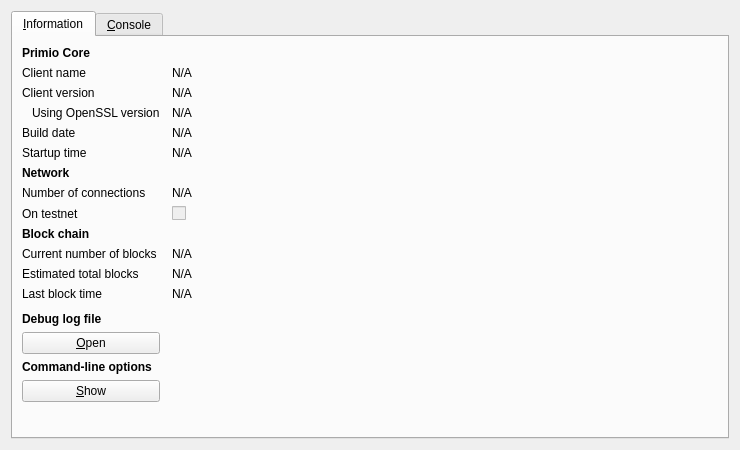
<?xml version="1.0" encoding="UTF-8"?>
<ui version="4.0">
 <class>RPCConsole</class>
 <widget class="QDialog" name="RPCConsole">
  <property name="geometry">
   <rect>
    <x>0</x>
    <y>0</y>
    <width>740</width>
    <height>450</height>
   </rect>
  </property>
  <property name="windowTitle">
   <string>Primio - Debug window</string>
  </property>
  <layout class="QVBoxLayout" name="verticalLayout_2">
   <item>
    <widget class="QTabWidget" name="tabWidget">
     <property name="currentIndex">
      <number>0</number>
     </property>
     <widget class="QWidget" name="tab_info">
      <attribute name="title">
       <string>&amp;Information</string>
      </attribute>
      <layout class="QGridLayout" name="gridLayout" columnstretch="0,1">
       <property name="horizontalSpacing">
        <number>12</number>
       </property>
       <item row="0" column="0">
        <widget class="QLabel" name="label_9">
         <property name="font">
          <font>
           <weight>75</weight>
           <bold>true</bold>
          </font>
         </property>
         <property name="text">
          <string>Primio Core</string>
         </property>
        </widget>
       </item>
       <item row="1" column="0">
        <widget class="QLabel" name="label_5">
         <property name="text">
          <string>Client name</string>
         </property>
        </widget>
       </item>
       <item row="1" column="1">
        <widget class="QLabel" name="clientName">
         <property name="cursor">
          <cursorShape>IBeamCursor</cursorShape>
         </property>
         <property name="text">
          <string>N/A</string>
         </property>
         <property name="textFormat">
          <enum>Qt::PlainText</enum>
         </property>
         <property name="textInteractionFlags">
          <set>Qt::LinksAccessibleByMouse|Qt::TextSelectableByKeyboard|Qt::TextSelectableByMouse</set>
         </property>
        </widget>
       </item>
       <item row="2" column="0">
        <widget class="QLabel" name="label_6">
         <property name="text">
          <string>Client version</string>
         </property>
        </widget>
       </item>
       <item row="2" column="1">
        <widget class="QLabel" name="clientVersion">
         <property name="cursor">
          <cursorShape>IBeamCursor</cursorShape>
         </property>
         <property name="text">
          <string>N/A</string>
         </property>
         <property name="textFormat">
          <enum>Qt::PlainText</enum>
         </property>
         <property name="textInteractionFlags">
          <set>Qt::LinksAccessibleByMouse|Qt::TextSelectableByKeyboard|Qt::TextSelectableByMouse</set>
         </property>
        </widget>
       </item>
       <item row="3" column="0">
        <widget class="QLabel" name="label_14">
         <property name="text">
          <string>Using OpenSSL version</string>
         </property>
         <property name="indent">
          <number>10</number>
         </property>
        </widget>
       </item>
       <item row="3" column="1">
        <widget class="QLabel" name="openSSLVersion">
         <property name="cursor">
          <cursorShape>IBeamCursor</cursorShape>
         </property>
         <property name="text">
          <string>N/A</string>
         </property>
         <property name="textFormat">
          <enum>Qt::PlainText</enum>
         </property>
         <property name="textInteractionFlags">
          <set>Qt::LinksAccessibleByMouse|Qt::TextSelectableByKeyboard|Qt::TextSelectableByMouse</set>
         </property>
        </widget>
       </item>
       <item row="4" column="0">
        <widget class="QLabel" name="label_12">
         <property name="text">
          <string>Build date</string>
         </property>
        </widget>
       </item>
       <item row="4" column="1">
        <widget class="QLabel" name="buildDate">
         <property name="cursor">
          <cursorShape>IBeamCursor</cursorShape>
         </property>
         <property name="text">
          <string>N/A</string>
         </property>
         <property name="textFormat">
          <enum>Qt::PlainText</enum>
         </property>
         <property name="textInteractionFlags">
          <set>Qt::LinksAccessibleByMouse|Qt::TextSelectableByKeyboard|Qt::TextSelectableByMouse</set>
         </property>
        </widget>
       </item>
       <item row="5" column="0">
        <widget class="QLabel" name="label_13">
         <property name="text">
          <string>Startup time</string>
         </property>
        </widget>
       </item>
       <item row="5" column="1">
        <widget class="QLabel" name="startupTime">
         <property name="cursor">
          <cursorShape>IBeamCursor</cursorShape>
         </property>
         <property name="text">
          <string>N/A</string>
         </property>
         <property name="textFormat">
          <enum>Qt::PlainText</enum>
         </property>
         <property name="textInteractionFlags">
          <set>Qt::LinksAccessibleByMouse|Qt::TextSelectableByKeyboard|Qt::TextSelectableByMouse</set>
         </property>
        </widget>
       </item>
       <item row="6" column="0">
        <widget class="QLabel" name="label_11">
         <property name="font">
          <font>
           <weight>75</weight>
           <bold>true</bold>
          </font>
         </property>
         <property name="text">
          <string>Network</string>
         </property>
        </widget>
       </item>
       <item row="7" column="0">
        <widget class="QLabel" name="label_7">
         <property name="text">
          <string>Number of connections</string>
         </property>
        </widget>
       </item>
       <item row="7" column="1">
        <widget class="QLabel" name="numberOfConnections">
         <property name="cursor">
          <cursorShape>IBeamCursor</cursorShape>
         </property>
         <property name="text">
          <string>N/A</string>
         </property>
         <property name="textFormat">
          <enum>Qt::PlainText</enum>
         </property>
         <property name="textInteractionFlags">
          <set>Qt::LinksAccessibleByMouse|Qt::TextSelectableByKeyboard|Qt::TextSelectableByMouse</set>
         </property>
        </widget>
       </item>
       <item row="8" column="0">
        <widget class="QLabel" name="label_8">
         <property name="text">
          <string>On testnet</string>
         </property>
        </widget>
       </item>
       <item row="8" column="1">
        <widget class="QCheckBox" name="isTestNet">
         <property name="enabled">
          <bool>false</bool>
         </property>
         <property name="text">
          <string/>
         </property>
        </widget>
       </item>
       <item row="9" column="0">
        <widget class="QLabel" name="label_10">
         <property name="font">
          <font>
           <weight>75</weight>
           <bold>true</bold>
          </font>
         </property>
         <property name="text">
          <string>Block chain</string>
         </property>
        </widget>
       </item>
       <item row="10" column="0">
        <widget class="QLabel" name="label_3">
         <property name="text">
          <string>Current number of blocks</string>
         </property>
        </widget>
       </item>
       <item row="10" column="1">
        <widget class="QLabel" name="numberOfBlocks">
         <property name="cursor">
          <cursorShape>IBeamCursor</cursorShape>
         </property>
         <property name="text">
          <string>N/A</string>
         </property>
         <property name="textFormat">
          <enum>Qt::PlainText</enum>
         </property>
         <property name="textInteractionFlags">
          <set>Qt::LinksAccessibleByMouse|Qt::TextSelectableByKeyboard|Qt::TextSelectableByMouse</set>
         </property>
        </widget>
       </item>
       <item row="11" column="0">
        <widget class="QLabel" name="label_4">
         <property name="text">
          <string>Estimated total blocks</string>
         </property>
        </widget>
       </item>
       <item row="11" column="1">
        <widget class="QLabel" name="totalBlocks">
         <property name="cursor">
          <cursorShape>IBeamCursor</cursorShape>
         </property>
         <property name="text">
          <string>N/A</string>
         </property>
         <property name="textFormat">
          <enum>Qt::PlainText</enum>
         </property>
         <property name="textInteractionFlags">
          <set>Qt::LinksAccessibleByMouse|Qt::TextSelectableByKeyboard|Qt::TextSelectableByMouse</set>
         </property>
        </widget>
       </item>
       <item row="12" column="0">
        <widget class="QLabel" name="label_2">
         <property name="text">
          <string>Last block time</string>
         </property>
        </widget>
       </item>
       <item row="12" column="1">
        <widget class="QLabel" name="lastBlockTime">
         <property name="cursor">
          <cursorShape>IBeamCursor</cursorShape>
         </property>
         <property name="text">
          <string>N/A</string>
         </property>
         <property name="textFormat">
          <enum>Qt::PlainText</enum>
         </property>
         <property name="textInteractionFlags">
          <set>Qt::LinksAccessibleByMouse|Qt::TextSelectableByKeyboard|Qt::TextSelectableByMouse</set>
         </property>
        </widget>
       </item>
       <item row="13" column="0">
        <spacer name="verticalSpacer_2">
         <property name="orientation">
          <enum>Qt::Vertical</enum>
         </property>
         <property name="sizeHint" stdset="0">
          <size>
           <width>20</width>
           <height>20</height>
          </size>
         </property>
        </spacer>
       </item>
       <item row="14" column="0">
        <widget class="QLabel" name="labelDebugLogfile">
         <property name="font">
          <font>
           <weight>75</weight>
           <bold>true</bold>
          </font>
         </property>
         <property name="text">
          <string>Debug log file</string>
         </property>
        </widget>
       </item>
       <item row="15" column="0">
        <widget class="QPushButton" name="openDebugLogfileButton">
         <property name="toolTip">
          <string>Open the Primio debug log file from the current data directory. This can take a few seconds for large log files.</string>
         </property>
         <property name="text">
          <string>&amp;Open</string>
         </property>
         <property name="autoDefault">
          <bool>false</bool>
         </property>
        </widget>
       </item>
       <item row="16" column="0">
        <widget class="QLabel" name="labelCLOptions">
         <property name="font">
          <font>
           <weight>75</weight>
           <bold>true</bold>
          </font>
         </property>
         <property name="text">
          <string>Command-line options</string>
         </property>
        </widget>
       </item>
       <item row="17" column="0">
        <widget class="QPushButton" name="showCLOptionsButton">
         <property name="toolTip">
          <string>Show the Primio-Qt help message to get a list with possible Bitcoin command-line options.</string>
         </property>
         <property name="text">
          <string>&amp;Show</string>
         </property>
         <property name="autoDefault">
          <bool>false</bool>
         </property>
        </widget>
       </item>
       <item row="18" column="0">
        <spacer name="verticalSpacer">
         <property name="orientation">
          <enum>Qt::Vertical</enum>
         </property>
         <property name="sizeHint" stdset="0">
          <size>
           <width>20</width>
           <height>40</height>
          </size>
         </property>
        </spacer>
       </item>
      </layout>
     </widget>
     <widget class="QWidget" name="tab_console">
      <attribute name="title">
       <string>&amp;Console</string>
      </attribute>
      <layout class="QVBoxLayout" name="verticalLayout_3">
       <property name="spacing">
        <number>3</number>
       </property>
       <item>
        <widget class="QTextEdit" name="messagesWidget">
         <property name="minimumSize">
          <size>
           <width>0</width>
           <height>100</height>
          </size>
         </property>
         <property name="readOnly">
          <bool>true</bool>
         </property>
         <property name="tabKeyNavigation" stdset="0">
          <bool>false</bool>
         </property>
         <property name="columnCount" stdset="0">
          <number>2</number>
         </property>
        </widget>
       </item>
       <item>
        <layout class="QHBoxLayout" name="horizontalLayout">
         <property name="spacing">
          <number>3</number>
         </property>
         <item>
          <widget class="QLabel" name="label">
           <property name="text">
            <string notr="true">&gt;</string>
           </property>
          </widget>
         </item>
         <item>
          <widget class="QLineEdit" name="lineEdit"/>
         </item>
         <item>
          <widget class="QPushButton" name="clearButton">
           <property name="maximumSize">
            <size>
             <width>24</width>
             <height>24</height>
            </size>
           </property>
           <property name="toolTip">
            <string>Clear console</string>
           </property>
           <property name="text">
            <string/>
           </property>
           <property name="icon">
            <iconset resource="../bitcoin.qrc">
             <normaloff>:/icons/remove</normaloff>:/icons/remove</iconset>
           </property>
           <property name="shortcut">
            <string notr="true">Ctrl+L</string>
           </property>
           <property name="autoDefault">
            <bool>false</bool>
           </property>
          </widget>
         </item>
        </layout>
       </item>
      </layout>
     </widget>
    </widget>
   </item>
  </layout>
 </widget>
 <resources>
  <include location="../bitcoin.qrc"/>
 </resources>
 <connections/>
</ui>
